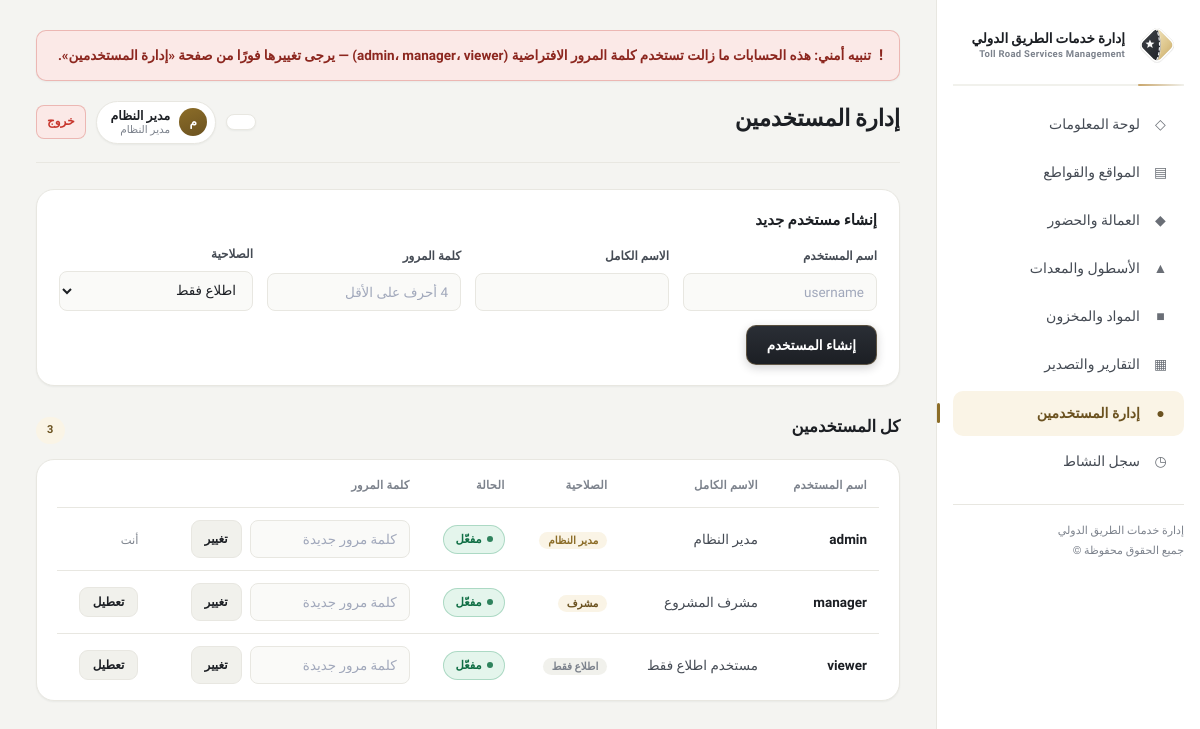
The app's page /users (signed in) with its own data.
### tables this page shows
CREATE TABLE users (
    id              INTEGER PRIMARY KEY AUTOINCREMENT,
    username        TEXT NOT NULL UNIQUE,
    password_hash   TEXT NOT NULL,
    full_name       TEXT NOT NULL,
    role            TEXT NOT NULL DEFAULT 'viewer',   -- admin | manager | viewer
    active          INTEGER DEFAULT 1,
    created_at      TEXT DEFAULT (datetime('now'))
);

### app.py (the view, shortened to what this page needs)
@app.route("/users", methods=["GET", "POST"])
@roles_required("admin")
def users():
    db = get_db()
    all_users = db.execute("SELECT * FROM users ORDER BY id").fetchall()
    db.close()
    return render_template("users.html", users=all_users, role_labels=ROLE_LABELS)

### app.py (called while the page is built, shortened)
def ensure_db():
    ok = False
    if os.path.exists(DB_PATH) and os.path.getsize(DB_PATH) > 0:
        try:
            db = get_db()
            ok = db.execute(
                "SELECT 1 FROM sqlite_master WHERE type='table' AND name='users'"
            ).fetchone() is not None
            db.close()
        except Exception:
            ok = False
    if not ok:
        init_db(seed=True)

def _check_default_passwords():
    global _default_pw_checked
    if _default_pw_checked:
        return

def _client_ip():
    if BEHIND_PROXY:
        fwd = request.headers.get("X-Forwarded-For", "")
        if fwd:
            return fwd.split(",")[0].strip()
    return request.remote_addr or "unknown"

def csrf_token():
    token = session.get("csrf_token")
    if not token:
        token = secrets.token_urlsafe(32)
        session["csrf_token"] = token
    return token

def _verify_csrf():
    if request.method != "POST":
        return None

@app.before_request
def _before():
    ensure_db()
    _check_default_passwords()
    if session.get("user_id") and not session.permanent:
        session.permanent = True
    denied = _verify_csrf()
    if denied is not None:
        return denied

def roles_required(*roles):
    def decorator(view):
        @wraps(view)
        def wrapped(*args, **kwargs):
            if not session.get("user_id"):
                flash("يجب تسجيل الدخول أولاً", "error")
                return redirect(url_for("login", next=request.path))
            if session.get("role") not in roles:
                flash("ليست لديك صلاحية القيام بهذا الإجراء", "error")
                return redirect(request.referrer or url_for("dashboard"))
            return view(*args, **kwargs)
        return wrapped
    return decorator

### database.py (called while the page is built)
def get_db():
    conn = sqlite3.connect(DB_PATH, timeout=10)
    conn.row_factory = sqlite3.Row
    conn.execute("PRAGMA foreign_keys = ON")
    conn.execute("PRAGMA busy_timeout = 5000")
    return conn

### templates/users.html (shortened to what this page needs)
{% extends "base.html" %}
{% block page_title %}إدارة المستخدمين{% endblock %}
{% block content %}
<div class="card section">
    <h2 class="card-title">إنشاء مستخدم جديد</h2>
    <form method="post" class="form-inline">
        <div class="field"><label>اسم المستخدم</label><input name="username" required placeholder="username"></div>
        <div class="field"><label>الاسم الكامل</label><input name="full_name" required></div>
        <div class="field"><label>كلمة المرور</label><input name="password" type="password" required placeholder="4 أحرف على الأقل"></div>
        <div class="field">
            <label>الصلاحية</label>
            <select name="role">
                <option value="viewer">اطلاع فقط</option>
            </select>
        </div>
        <button class="btn" type="submit">إنشاء المستخدم</button>
    </form>
</div>
<div class="section">
    <div class="section-head"><h2>كل المستخدمين</h2><span class="count-pill">{{ users|length }}</span></div>
    <div class="table-wrap"><div class="card-pad">
    <table>
        <thead><tr><th>اسم المستخدم</th><th>الاسم الكامل</th><th>الصلاحية</th><th>الحالة</th><th>كلمة المرور</th><th></th></tr></thead>
        <tbody>
        {% for u in users %}
            <tr>
                <td data-label="اسم المستخدم">{{ u.username }}</td>
                <td data-label="الاسم الكامل">{{ u.full_name }}</td>
                <td data-label="الصلاحية"><span class="role-pill role-{{ u.role }}">{{ role_labels.get(u.role, u.role) }}</span></td>
                <td data-label="الحالة">
                    {% if u.active %}<span class="badge badge-green">مفعّل</span>{% else %}<span class="badge badge-red">معطّل</span>{% endif %}
                </td>
                <td data-label="كلمة المرور">
                    <form method="post" action="{{ url_for('change_user_password', user_id=u.id) }}" class="actions-row">
                        <input type="password" name="new_password" minlength="6" required placeholder="كلمة مرور جديدة" style="max-width:160px;">
                        <button class="btn btn-small btn-ghost" type="submit">تغيير</button>
                    </form>
                </td>
                <td data-label="">
                    {% if u.id != current_user_id %}
                    <form method="post" action="{{ url_for('toggle_user', user_id=u.id) }}">
                        <button class="btn btn-small btn-ghost" type="submit">{{ 'تعطيل' if u.active else 'تفعيل' }}</button>
                    </form>
                    {% else %}
                    <span class="muted" style="font-size:11.5px;">أنت</span>
                    {% endif %}
                </td>
            </tr>
        {% endfor %}
        </tbody>
    </table>
    </div></div>
</div>
{% endblock %}

### templates/base.html (shortened to what this page needs)
<!DOCTYPE html>
<html lang="ar" dir="rtl">
<head>
<link rel="stylesheet" href="{{ url_for('static', filename='style.css') }}">
</head>
<body>
<div class="shell">
    <aside class="sidebar" id="sidebar">
        <div class="brand">
            <img class="brand-logo" src="{{ url_for('static', filename='logo.svg') }}" alt="شعار إدارة خدمات الطريق الدولي">
            <div class="brand-text">
                <span class="brand-name">إدارة خدمات الطريق الدولي</span>
                <span class="brand-sub">Toll Road Services Management</span>
            </div>
        </div>
        <nav class="nav">
            <a href="{{ url_for('dashboard') }}" class="{{ 'active' if request.endpoint=='dashboard' }}">
                <span class="nav-ico">◇</span> لوحة المعلومات
            </a>
            <a href="{{ url_for('sites') }}" class="{{ 'active' if request.endpoint in ['sites','site_detail'] }}">
                <span class="nav-ico">▤</span> المواقع والقواطع
            </a>
            <a href="{{ url_for('workers') }}" class="{{ 'active' if request.endpoint=='workers' }}">
                <span class="nav-ico">◆</span> العمالة والحضور
            </a>
            <a href="{{ url_for('equipment') }}" class="{{ 'active' if request.endpoint=='equipment' }}">
                <span class="nav-ico">▲</span> الأسطول والمعدات
            </a>
            <a href="{{ url_for('materials') }}" class="{{ 'active' if request.endpoint=='materials' }}">
                <span class="nav-ico">■</span> المواد والمخزون
            </a>
            <a href="{{ url_for('reports') }}" class="{{ 'active' if request.endpoint=='reports' }}">
                <span class="nav-ico">▦</span> التقارير والتصدير
            </a>
            {% if is_admin %}
            <a href="{{ url_for('users') }}" class="{{ 'active' if request.endpoint=='users' }}">
                <span class="nav-ico">●</span> إدارة المستخدمين
            </a>
            <a href="{{ url_for('activity_log_view') }}" class="{{ 'active' if request.endpoint=='activity_log_view' }}">
                <span class="nav-ico">◷</span> سجل النشاط
            </a>
            {% endif %}
        </nav>
        <div class="sidebar-foot">
            إدارة خدمات الطريق الدولي<br>
            جميع الحقوق محفوظة © {{ today[:4] if today else '' }}
        </div>
    </aside>
    <main class="content">
        {% if is_admin and default_password_users %}
        <div class="flash-stack">
            <div class="flash flash-error">تنبيه أمني: هذه الحسابات ما زالت تستخدم كلمة المرور الافتراضية
                ({{ default_password_users|join('، ') }}) — يرجى تغييرها فورًا من صفحة «إدارة المستخدمين».</div>
        </div>
        {% endif %}
        <header class="topbar">
            <h1>{% block page_title %}{% endblock %}</h1>
            <div class="topbar-actions">
                <div class="topbar-date">{{ today if today else '' }}</div>
                {% if current_user.username %}
                <div class="user-chip">
                    <div class="avatar">{{ current_user.full_name[0] if current_user.full_name else '؟' }}</div>
                    <div class="u-meta">
                        <span class="u-name">{{ current_user.full_name }}</span>
                        <span class="u-role">{{ current_user.role_label }}</span>
                    </div>
                </div>
                <a class="logout-link" href="{{ url_for('logout') }}">خروج</a>
                {% endif %}
            </div>
        </header>
        {% block content %}{% endblock %}
    </main>
</div>
</body>
</html>

### records on screen
users: full_name "مدير النظام", role_label "مدير النظام", username "admin", get "مدير النظام", active "مفعّل", shows "أنت"
users: username "manager", full_name "مشرف المشروع", get "مشرف", shows "مفعّل", active "تعطيل"
users: username "viewer", full_name "مستخدم اطلاع فقط", get "اطلاع فقط", shows "مفعّل", active "تعطيل"

### other values on screen
{{ default_password_users|join('، ') }} "admin، manager، viewer"
{{ current_user.full_name[0] if current_user.full_name else '؟' }} "م"
{{ users|length }} "3"
